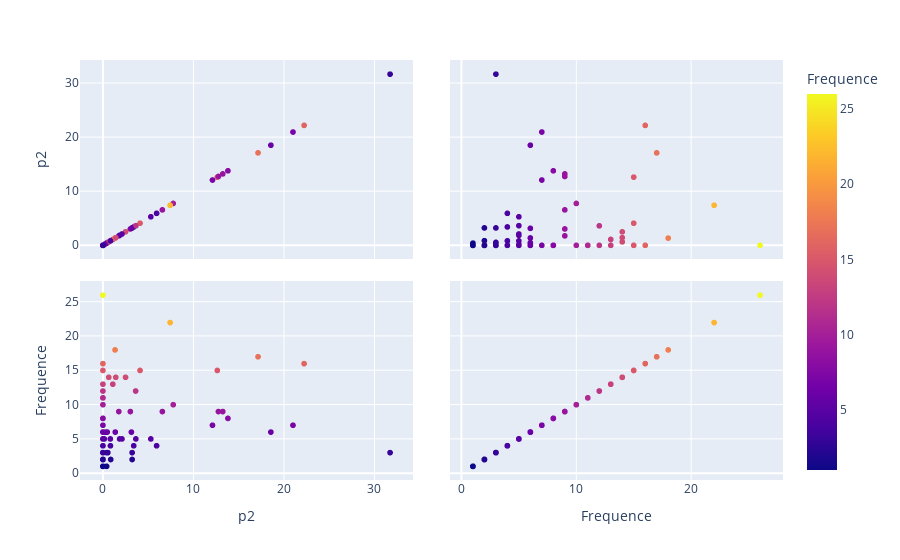

Notebook code for this chart:
### Code cell
graph=px.scatter_matrix(radar_tweet, dimensions=["p2", 'Frequence'], color='Frequence')
graph.show()

### Figure 1 — Plotly figure (JSON) as saved in the notebook; plotly's stock layout.template omitted (floating-point values rounded to 4 significant figures)
{"data": [{"dimensions": [{"axis": {"matches": true}, "label": "p2", "values": [3.226, 0, 1.365, 5.292, 0, 3.031, 0, 21.0, 0, 0.4134, 6.569, 0, 3.403, 0, 0.4077, 13.81, 0, 31.72, 0.8619, 0, 5.928, 0.3804, 3.639, 13.24, 0.8209, 0, 0, 3.224, 7.764, 0, 0, 0, 0, 0, 7.424, 0, 0, 0, 0.4732, 0.5455, 0, 1.753, 12.64, 0, 0.1513, 0, 12.76, 12.1, 4.099, 3.611, 0, 0, 2.497, 0, 0.6437, 0, 17.13, 0, 0, 18.55, 1.843, 1.091, 0, 22.22, 0.2291, 0, 1.339, 0, 3.146, 0.8313, 0, 1.419, 2.102, 0, 0, 0, 0, 0, 0, 0, 0, 0, 0]}, {"axis": {"matches": true}, "label": "Frequence", "values": [3, 2, 6, 5, 11, 9, 6, 7, 4, 3, 9, 2, 4, 8, 1, 8, 2, 3, 2, 3, 4, 6, 5, 9, 5, 6, 1, 2, 10, 5, 1, 2, 12, 2, 22, 6, 2, 3, 6, 3, 11, 9, 15, 13, 5, 5, 9, 7, 15, 12, 7, 10, 14, 8, 14, 8, 17, 15, 3, 6, 5, 13, 1, 16, 6, 26, 18, 2, 6, 4, 4, 14, 5, 3, 16, 2, 1, 1, 1, 1, 3, 2, 3]}], "hovertemplate": "%{xaxis.title.text}=%{x}<br>%{yaxis.title.text}=%{y}<br>Frequence=%{marker.color}<extra></extra>", "legendgroup": "", "marker": {"color": [3, 2, 6, 5, 11, 9, 6, 7, 4, 3, 9, 2, 4, 8, 1, 8, 2, 3, 2, 3, 4, 6, 5, 9, 5, 6, 1, 2, 10, 5, 1, 2, 12, 2, 22, 6, 2, 3, 6, 3, 11, 9, 15, 13, 5, 5, 9, 7, 15, 12, 7, 10, 14, 8, 14, 8, 17, 15, 3, 6, 5, 13, 1, 16, 6, 26, 18, 2, 6, 4, 4, 14, 5, 3, 16, 2, 1, 1, 1, 1, 3, 2, 3], "coloraxis": "coloraxis", "symbol": "circle"}, "name": "", "showlegend": false, "type": "splom"}], "layout": {"coloraxis": {"colorbar": {"title": {"text": "Frequence"}}, "colorscale": [[0, "#0d0887"], [0.1111, "#46039f"], [0.2222, "#7201a8"], [0.3333, "#9c179e"], [0.4444, "#bd3786"], [0.5556, "#d8576b"], [0.6667, "#ed7953"], [0.7778, "#fb9f3a"], [0.8889, "#fdca26"], [1, "#f0f921"]]}, "dragmode": "select", "legend": {"tracegroupgap": 0}, "margin": {"t": 60}}}
